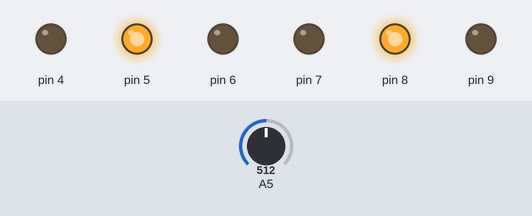
A sketch run on a simulated Arduino Uno, built with avr-gcc and run on an emulated ATmega328P. Shown: output pins drawn as LEDs (lit = HIGH). The test bench sets the inputs (shaded band); at power-on: A5 = 512.

Above: at 2.5 s.
2.6 s: A5 set to 490
At 3.1 s:
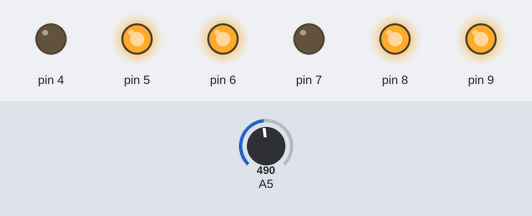
4.2 s: A5 set to 505
At 4.9 s:
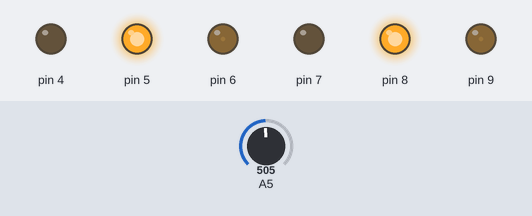
5.7 s: A5 set to 306
At 6.4 s:
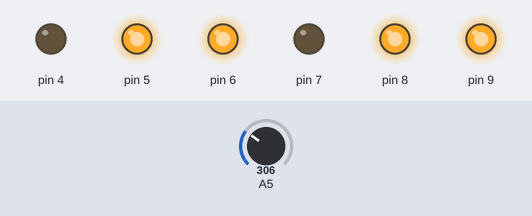
7.2 s: A5 set to 716
At 9.2 s:
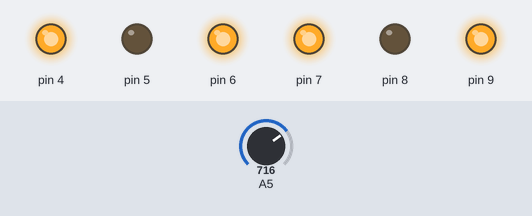
10.2 s: A5 set to 0
At 11.4 s:
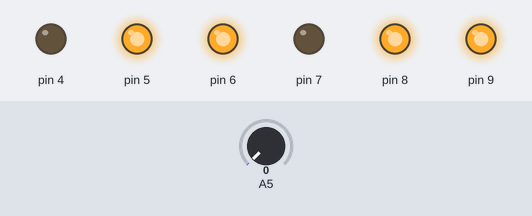
Timing chart, 0 to 13.2 s (numbered marks = the images above; inputs shaded):
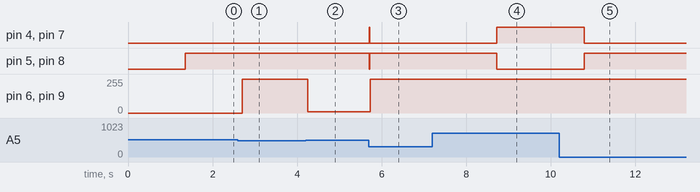

Measured:
- the behaviour switches between 504 and 505 on A5 (found by bisection; images 1 and 2)
- after the input at 2.6 s, pin 6, pin 9: 0/255 → 255/255 after 0.10 s
- after the input at 4.2 s, pin 6, pin 9: 255/255 → 10/255 after 0.05 s
- after the input at 5.7 s, pin 4, pin 7: LOW → HIGH at once, → LOW 0.01 s later; pin 5, pin 8: HIGH → LOW at once, → HIGH 0.01 s later; pin 6, pin 9: 10/255 → 255/255 at once
- after the input at 7.2 s, pin 4, pin 7: LOW → HIGH after 1.5 s; pin 5, pin 8: HIGH → LOW after 1.5 s
- after the input at 10.2 s, pin 4, pin 7: HIGH → LOW after 0.59 s; pin 5, pin 8: LOW → HIGH after 0.59 s

The sketch:

invertedRobot_v20_noTimer.ino
```cpp
// (licence header left out)
int i = 0; //02
byte countS = 0; //03
long zeroOmegaI = 0; //04
int recOmegaI[10]; //05
int omegaI = 0; //06
long thetaI = 0; //07
long sumPower = 0; //08
long sumSumP = 0; //09
const int kAngle = 54; //10
const int kOmega = 170; //11
const long kSpeed = 60; //12
const long kDistance = 60; //13
long powerScale; //14
int power; //15
long vE5 = 0; //16
long xE5 = 0; //17
void setup () { //18
  Serial .begin(115200); //19
  pinMode(4, OUTPUT); //20
  pinMode(5, OUTPUT); //20-a
  pinMode(6, OUTPUT); //21
  pinMode(7, OUTPUT);
  pinMode(8, OUTPUT);
  pinMode(9, OUTPUT);
  for ( i = 0 ; i < 10 ; i++ ) {
    recOmegaI[i] = 0;  //25
  }
  delay(300);
  training();
  // MsTimer2::set(5, chkAndCtl); // (This line is omitted in this version.)
  // MsTimer2::start(); // (This line is omitted in this version.)
} //30
void loop () { //31
  chkAndCtl();// NL1 (This is a new line in this version.)
  if ( power > 0 ) {
    analogWrite( 6, power );
    digitalWrite( 4, HIGH );
    digitalWrite( 5, LOW ); //35
    analogWrite( 9, power );
    digitalWrite( 7, HIGH );
    digitalWrite( 8, LOW );
  } else {
    analogWrite( 6, - power ); //40
    digitalWrite( 4, LOW );
    digitalWrite( 5, HIGH );
    analogWrite( 9, - power );
    digitalWrite( 7, LOW );
    digitalWrite( 8, HIGH ); //45
  }
  delayMicroseconds(3600); // NL2 (This is a new line in this version.)
} //47
void training() {
  // 48
  delay (1000);
  for ( i = 0 ; i < 500 ; i++ ) { //50
    zeroOmegaI = zeroOmegaI + analogRead(A5);
  }
  zeroOmegaI = zeroOmegaI / i;
} //54
void chkAndCtl() { //55
  omegaI = 0; // NL3 (These 6 lines, NL3-NL8, are added in this version.)
  for ( i = 0 ; i < 10 ; i++ ) { //NL4
    omegaI = omegaI + analogRead(A5) - zeroOmegaI; //NL5
    delayMicroseconds(10); //NL6
  }// NL7
  omegaI = omegaI / 10;// NL8
  // omegaI = analogRead(A5) - zeroOmegaI; // (This line is omitted in this
  if ( abs( omegaI ) < 3 ) {
    omegaI = 0;  // (The lower bound is less than
  }
  recOmegaI[0] = omegaI;
  thetaI = thetaI + omegaI;
  countS = 0; //60
  for ( i = 0 ; i < 10 ; i++ ) {
    if ( abs( recOmegaI[i] ) < 8 ) {
      countS++;
    }
  }
  if ( countS > 9 ) {
    thetaI = 0;// 65
    vE5 = 0;
    xE5 = 0;
    sumPower = 0;
    sumSumP = 0;
  } //70
  for ( i = 9 ; i > 0 ; i-- ) {
    recOmegaI[ i ] = recOmegaI[ i - 1 ];
  }
  powerScale = ( kAngle * thetaI / 100 ) + ( kOmega * omegaI / 100 ) + ( kSpeed * vE5 / 1000 ) + ( kDistance * xE5 / 1000 ); //72
  power = max ( min ( 95 * powerScale / 100 , 255 ) , -255 );
  sumPower = sumPower + power;
  sumSumP = sumSumP + sumPower;// 75
  // vE5 = ??? //76
  // xE5 = ??? //77
} //78
// Copyright (C) 2014 ArduinoDeXXX All Rights Reserved. //79
```
